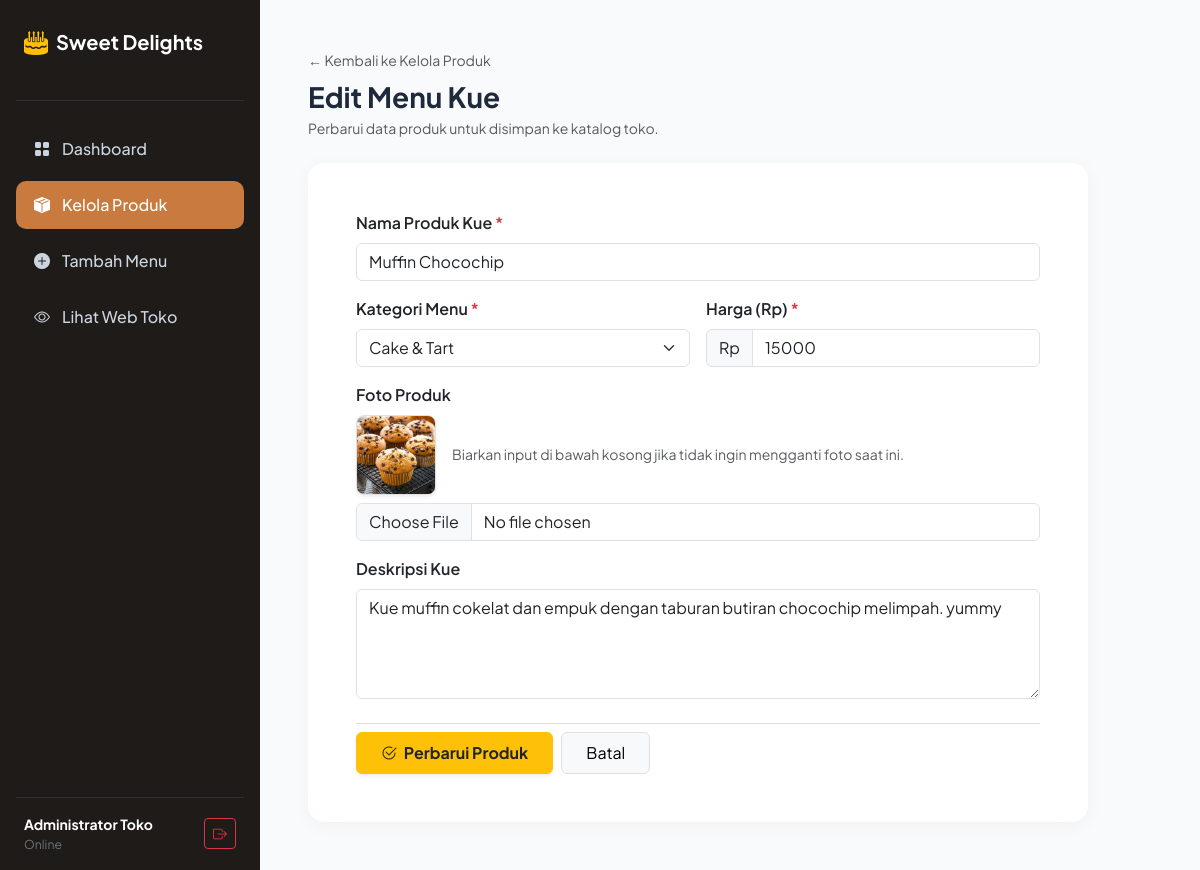
Screenshot of /admin/edit.php?id=6 (signed in) with the database file from the repository.
### tables this page shows
CREATE TABLE `produk` (
  `id` int(11) NOT NULL,
  `nama` varchar(150) NOT NULL,
  `kategori` varchar(50) NOT NULL,
  `harga` int(11) NOT NULL,
  `deskripsi` text NOT NULL,
  `gambar` varchar(255) DEFAULT 'default.jpg',
  `created_at` timestamp NOT NULL DEFAULT current_timestamp()
);

### admin/edit.php (the view, shortened to what this page needs)
<?php
require_once "../config/database.php";
$id = intval($_GET['id'] ?? 0);
$query = mysqli_query($conn, "SELECT * FROM produk WHERE id = $id LIMIT 1");
$produk = mysqli_fetch_assoc($query);
?>
<!DOCTYPE html>
<html lang="id">
<head>
    <link href="https://cdn.jsdelivr.net/npm/bootstrap@5.3.3/dist/css/bootstrap.min.css" rel="stylesheet">
    <link href="https://cdn.jsdelivr.net/npm/bootstrap-icons@1.11.3/font/bootstrap-icons.css" rel="stylesheet">
</head>
<body>
<div class="d-flex">
    <div class="sidebar p-3 text-white d-none d-lg-flex flex-column flex-shrink-0">
        <div class="d-flex align-items-center gap-2 mb-4 px-2 pt-2">
            <span class="fs-4 text-warning"><i class="bi bi-cake2-fill"></i></span>
            <span class="fs-5 fw-bold text-white tracking-wide">Sweet Delights</span>
        </div>
        <hr class="border-secondary mb-4 opacity-25">
        <ul class="nav flex-column gap-2 mb-auto">
            <li><a href="index.php" class="nav-link-custom"><i class="bi bi-grid-fill"></i> Dashboard</a></li>
            <li><a href="produk.php" class="nav-link-custom active"><i class="bi bi-box-seam-fill"></i> Kelola Produk</a></li>
            <li><a href="tambah.php" class="nav-link-custom"><i class="bi bi-plus-circle-fill"></i> Tambah Menu</a></li>
            <li><a href="../index.php" target="_blank" class="nav-link-custom"><i class="bi bi-eye"></i> Lihat Web Toko</a></li>
        </ul>
        <hr class="border-secondary opacity-25">
        <div class="d-flex align-items-center justify-content-between px-2">
            <div class="small">
                <div class="fw-bold"><?= htmlspecialchars($_SESSION['admin_nama'] ?? 'Admin'); ?></div>
                <div class="text-secondary small">Online</div>
            </div>
            <a href="logout.php" class="btn btn-sm btn-outline-danger" title="Logout" onclick="return confirm('Apakah Anda yakin ingin keluar?');">
                <i class="bi bi-box-arrow-right"></i>
            </a>
        </div>
    </div>
    <div class="flex-grow-1 p-4 p-md-5">
        <div class="mb-4">
            <a href="produk.php" class="text-decoration-none text-muted small">&larr; Kembali ke Kelola Produk</a>
            <h3 class="fw-bold mt-2 mb-1">Edit Menu Kue</h3>
            <p class="text-muted small">Perbarui data produk untuk disimpan ke katalog toko.</p>
        </div>
        <div class="card card-form bg-white p-4 p-md-5">
            <form action="proses_produk.php?action=edit" method="POST" enctype="multipart/form-data">
                <div class="mb-3">
                    <label class="form-label fw-semibold">Nama Produk Kue <span class="text-danger">*</span></label>
                    <input type="text" name="nama" class="form-control" value="<?= htmlspecialchars($produk['nama']); ?>" required>
                </div>
                <div class="row g-3 mb-3">
                    <div class="col-md-6">
                        <label class="form-label fw-semibold">Kategori Menu <span class="text-danger">*</span></label>
                        <select name="kategori" class="form-select" required>
                            <option value="Cake" <?= $produk['kategori'] === 'Cake' ? 'selected' : ''; ?>>Cake & Tart</option>
                        </select>
                    </div>
                    <div class="col-md-6">
                        <label class="form-label fw-semibold">Harga (Rp) <span class="text-danger">*</span></label>
                        <div class="input-group">
                            <span class="input-group-text bg-light">Rp</span>
                            <input type="number" name="harga" class="form-control" value="<?= $produk['harga']; ?>" min="500" required>
                        </div>
                    </div>
                </div>
                <div class="mb-3">
                    <label class="form-label fw-semibold">Foto Produk</label>
                    <div class="d-flex align-items-center gap-3 mb-2">
                        <img id="imgPreview" src="../uploads/produk/<?= htmlspecialchars($produk['gambar']); ?>"
                             class="rounded-3 border shadow-sm" width="80" height="80" style="object-fit: cover;"
                             onerror="this.src='https://images.unsplash.com/photo-1535141192574-5d4897c13136?auto=format&fit=crop&w=150&q=80'">
                        <small class="text-muted">Biarkan input di bawah kosong jika tidak ingin mengganti foto saat ini.</small>
                    </div>
                    <input type="file" name="gambar" id="inputFoto" class="form-control" accept="image/png, image/jpeg, image/jpg, image/webp" onchange="previewImage(event)">
                </div>
                <div class="mb-4">
                    <label class="form-label fw-semibold">Deskripsi Kue</label>
                    <textarea name="deskripsi" rows="4" class="form-control"><?= htmlspecialchars($produk['deskripsi']); ?></textarea>
                </div>
                <div class="d-flex align-items-center gap-2 pt-2 border-top">
                    <button type="submit" class="btn btn-warning text-dark fw-bold px-4 py-2 shadow-sm">
                        <i class="bi bi-check2-circle me-1"></i> Perbarui Produk
                    </button>
                    <a href="produk.php" class="btn btn-light border px-4 py-2">Batal</a>
                </div>
            </form>
        </div>
    </div>
</div>
</body>
</html>

### admin/edit.php (style rules this page uses)
body { font-family: 'Plus Jakarta Sans', sans-serif; background-color: #f8fafc; color: #1e293b; }
.sidebar { width: 260px; background: #1e1b18; min-height: 100vh; }
.nav-link-custom { color: #cbd5e1; padding: 12px 18px; border-radius: 10px; display: flex; align-items: center; gap: 12px; text-decoration: none; transition: all 0.2s; font-weight: 500; }
.nav-link-custom:hover, .nav-link-custom.active { background-color: #c97a3e; color: #ffffff; }
.card-form { border: none; border-radius: 16px; box-shadow: 0 4px 20px rgba(0,0,0,0.04); max-width: 780px; }

### rows the page displays
produk: nama "Muffin Chocochip", kategori "Cake & Tart", harga "15000", gambar (picture), deskripsi "Kue muffin cokelat dan empuk dengan taburan butiran chocochip melimpah. yummy"

### other values shown
$_SESSION['admin_nama'] "Administrator Toko"
